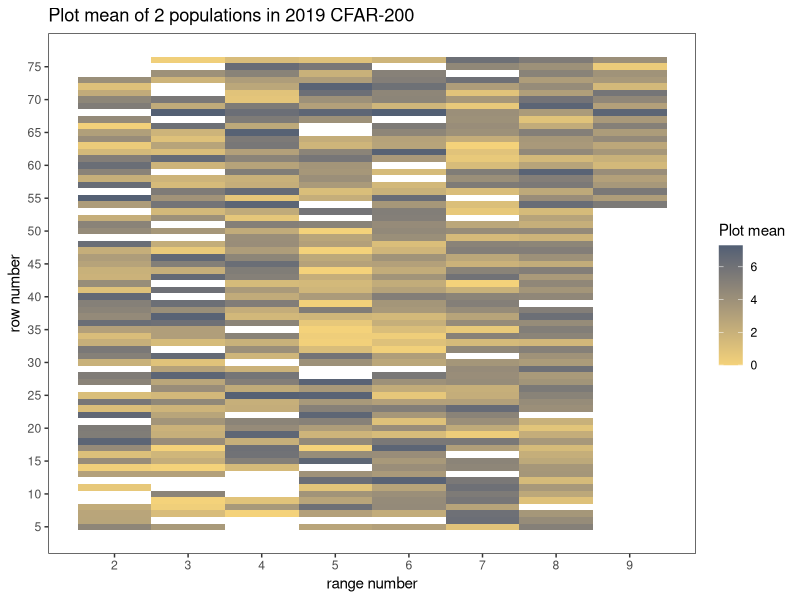
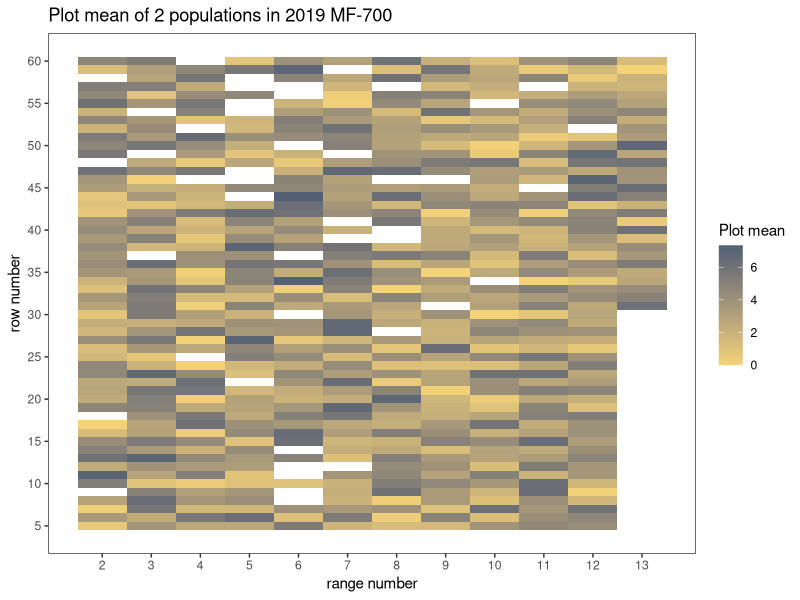

The R script that drew these images, in order:
## ---- chunk 1
tbbc3_18 <- read.csv("tbbc3_18_agg1.csv", header = TRUE)
tbbc3_19 <- read.csv("tbbc3_19_agg1.csv", header = TRUE)
z025_19 <- read.csv("z025_19_agg1.csv", header = TRUE)
## ---- chunk 2
tbbc3_18$plot <- as.factor(tbbc3_18$plot)
tbbc3_18$row_num <- as.factor(tbbc3_18$row_num)
tbbc3_18$range_num <- as.factor(tbbc3_18$range_num)
library(lme4)
fit_tbbc18_1 <- lmer(mean ~ plot + (1|row_num) + (1|range_num), tbbc3_18)
fit_tbbc18_2 <- lmer(mean ~ plot + (1|block), tbbc3_18)
fit_tbbc18_3 <- lmer(mean ~ plot + (1|row_num) + (1|range_num) + (1|block), tbbc3_18) # not able to converge
fit_tbbc18_4 <- lmer(mean ~ plot + (1|range_num) + (1|block), tbbc3_18)
fit_tbbc18_5 <- lmer(mean ~ plot + (1|range_num), tbbc3_18)

anova(fit_tbbc18_1,fit_tbbc18_2) # shouldn't use row and range model, not encough df
anova(fit_tbbc18_2, fit_tbbc18_4) # same
anova(fit_tbbc18_2, fit_tbbc18_5) # 5 is better
#summary(fit_tbbc18_2)
#summary(fit_tbbc18_5)

# i will go use the block 
## ---- chunk 3
############# tbbc3 in MF-700, 2019 #############
tbbc3_19_mf <- tbbc3_19[tbbc3_19$field == "MF-700",]
tbbc3_19_mf$range <- as.factor(tbbc3_19_mf$range)
tbbc3_19_mf$row <- as.factor(tbbc3_19_mf$row)
tbbc3_19_mf$block <- as.factor(tbbc3_19_mf$block)
tbbc3_19_mf$plot <- as.factor(tbbc3_19_mf$plot)
tbbc3_19_mf$rep <- as.factor(tbbc3_19_mf$rep)
# 2 reps here

# remove the single plant_id
tbbc3_19_mf1 <- tbbc3_19_mf[!duplicated(tbbc3_19_mf[,-c(1,3,7,19)]),]
library(lme4)
fit_tbbc19_mf_1 <- lmer(mean ~ plot + (1|range) + (1|row) + (1|rep:block) + (1|rep), tbbc3_19_mf1)
fit_tbbc19_mf_2 <- lmer(mean ~ plot + (1|range) + (1|row), tbbc3_19_mf1)
fit_tbbc19_mf_3 <- lmer(mean ~ plot + (1|rep:block) + (1|rep), tbbc3_19_mf1)
#summary(fit_tbbc19_mf_1) # nothing in block
#summary(fit_tbbc19_mf_2) # nothing in row
#summary(fit_tbbc19_mf_3) # nothing in block
fit_tbbc19_mf_4 <- lmer(mean ~ plot + (1|range), tbbc3_19_mf1)
anova(fit_tbbc19_mf_4,fit_tbbc19_mf_2) # only have range would be good enough
anova(fit_tbbc19_mf_4,fit_tbbc19_mf_3) # model 3 is better overall
## ---- chunk 4
############# tbbc3 in CFAR200, 2019 #############
tbbc3_19_cf <- tbbc3_19[tbbc3_19$field == "CFAR200",]
tbbc3_19_cf$range <- as.factor(tbbc3_19_cf$range)
tbbc3_19_cf$row <- as.factor(tbbc3_19_cf$row)
tbbc3_19_cf$block <- as.factor(tbbc3_19_cf$block)
tbbc3_19_cf$plot <- as.factor(tbbc3_19_cf$plot) 
# only one rep 

# remove the single plant_id

tbbc3_19_cf1 <- tbbc3_19_cf[!duplicated(tbbc3_19_cf[,-c(1,3,7,19)]),]
library(lme4)
fit_tbbc19_cf_1 <- lmer(mean ~ plot + (1|range) + (1|row) + (1|block), tbbc3_19_cf1)
fit_tbbc19_cf_2 <- lmer(mean ~ plot + (1|range) + (1|row), tbbc3_19_cf1)
fit_tbbc19_cf_3 <- lmer(mean ~ plot + (1|block), tbbc3_19_cf1)
# summary(fit_tbbc19_cf_1) # nothing in block, liitle in row
# summary(fit_tbbc19_cf_2) # nothing in row
# summary(fit_tbbc19_cf_3) # nothing in block
fit_tbbc19_cf_4 <- lmer(mean ~ plot + (1|range), tbbc3_19_cf1)
# summary(fit_tbbc19_cf_4)
anova(fit_tbbc19_cf_4,fit_tbbc19_cf_2) # only have range would be good enough
anova(fit_tbbc19_cf_4,fit_tbbc19_cf_3)
## ---- chunk 5
############# tbbc3 in MF-700, 2019 #############
z025_19_mf <- z025_19[z025_19$field == "MF-700",]
z025_19_mf$range <- as.factor(z025_19_mf$range)
z025_19_mf$row <- as.factor(z025_19_mf$row)
z025_19_mf$block <- as.factor(z025_19_mf$block)
z025_19_mf$plot <- as.factor(z025_19_mf$plot)
z025_19_mf$rep <- as.factor(z025_19_mf$rep) # 2 rep, block need to be nested within rep

# remove the single plant_id
z025_19_mf1 <- z025_19_mf[!duplicated(z025_19_mf[,-c(1,3,7,19)]),]
library(lme4)
fit_z025_19_mf_1 <- lmer(mean ~ plot + (1|range) + (1|row) + (1|rep:block) + (1|rep), z025_19_mf1)
fit_z025_19_mf_2 <- lmer(mean ~ plot + (1|range) + (1|row), z025_19_mf1)
fit_z025_19_mf_3 <- lmer(mean ~ plot + (1|rep:block) + (1|rep), z025_19_mf1)
#summary(fit_z025_19_mf_1) # nothing in row and range
#summary(fit_z025_19_mf_2) # nothing in row and range
#summary(fit_z025_19_mf_3) # block is good, but taking the rep
fit_z025_19_mf_4 <- lmer(mean ~ plot + (1|range), z025_19_mf1)
anova(fit_z025_19_mf_4,fit_z025_19_mf_2) # the same
anova(fit_z025_19_mf_4,fit_z025_19_mf_3) # model 3 is the better one
## ---- chunk 6
############# z025 in CFAR, 2019 #############
z025_19_cf <- z025_19[z025_19$field == "CFAR200",]
z025_19_cf$range <- as.factor(z025_19_cf$range)
z025_19_cf$row <- as.factor(z025_19_cf$row)
z025_19_cf$block <- as.factor(z025_19_cf$block)
z025_19_cf$plot <- as.factor(z025_19_cf$plot) 
z025_19_cf$rep <- as.factor(z025_19_cf$rep) 
# only one rep 

# remove the single plant_id
z025_19_cf1 <- z025_19_cf[!duplicated(z025_19_cf[,-c(1,3,7,19)]),]
library(lme4)
fit_z02519_cf_1 <- lmer(mean ~ plot + (1|range) + (1|row) + (1|rep) +(1|rep:block), z025_19_cf1) # not able to converge
fit_z02519_cf_2 <- lmer(mean ~ plot + (1|range) + (1|row), z025_19_cf1)
fit_z02519_cf_3 <- lmer(mean ~ plot + (1|rep) + (1|rep:block), z025_19_cf1)
#summary(fit_z02519_cf_1) # nothing in block, liitle in row
#summary(fit_z02519_cf_2) # range and row all sig
#summary(fit_z02519_cf_3) # nothing in rep
anova(fit_z02519_cf_1,fit_z02519_cf_2) # model 1 is better at ** level
anova(fit_z02519_cf_1,fit_z02519_cf_3) # model 1 is better at . level, use model 3
## ---- chunk 7
tbbc3_19_1 <- unique(tbbc3_19[,-c(1,3,7,19)])
library(lme4)
fit_tbbc_19_1 <- lmer(mean ~ plot + (1|field/rep/block), tbbc3_19_1)
fit_tbbc_19_2 <- lmer(mean ~ plot + (1|field) + (1|field:range) + (1|field:row), tbbc3_19_1)
anova(fit_tbbc_19_1,fit_tbbc_19_2) # no difference, the fit 1 is better
#summary(fit_tbbc_19_1)
#summary(fit_tbbc_19_2)

z025_19_1 <- z025_19[!duplicated(z025_19[,-c(1,3,7,19)]),]
library(lme4)
fit_z025_19_1 <- lmer(mean ~ plot + (1|field/rep/block), z025_19_1)
fit_z025_19_2 <- lmer(mean ~ plot + (1|field) + (1|field:range) + (1|field:row), z025_19_1)
#summary(fit_z025_19_1)
#summary(fit_z025_19_2)
anova(fit_z025_19_1,fit_z025_19_2) # model with block seems to be a better one
## ---- chunk 8
library(lme4)
# tbbc3 population in 2018
fit_tbbc18_mean <- lmer(mean ~ plot + (1|block), tbbc3_18)
fit_tbbc18_mummi <- lmer(mummi_rate ~ plot + (1|block), tbbc3_18)
fit_tbbc18_inci <- lmer(incidence_rate ~ plot + (1|block), tbbc3_18)

# combined environment analysis
fit_tbbc_mean <- lmer(mean ~ plot + (1|field/rep/block), tbbc3_19_1)
fit_tbbc_mummi <- lmer(mummi_rate ~ plot + (1|field/rep/block), tbbc3_19_1)
fit_tbbc_inci <- lmer(incidence_rate ~ plot + (1|field/rep/block), tbbc3_19_1)

fit_z025_mean <- lmer(mean ~ plot + (1|field/rep/block), z025_19_1)
fit_z025_mummi <- lmer(mummi_rate ~ plot + (1|field/rep/block), z025_19_1)
fit_z025_inci<- lmer(incidence_rate ~ plot + (1|field/rep/block), z025_19_1)

# single environment analysis
# tbbc3 in 2019 cfar need only include range in 
fit_tbbc19_cf_mean <- lmer(mean ~ plot + (1|range), tbbc3_19_cf1)
fit_tbbc19_cf_mummi <- lmer(mummi_rate ~ plot + (1|range), tbbc3_19_cf1) # my gut feeling is that mummified rate is not a good indicate here
fit_tbbc19_cf_inci <- lmer(incidence_rate ~ plot + (1|range), tbbc3_19_cf1)


## ---- chunk 9
# write a loop to calcaulte the range of coverage rating in the plot. 
library(readxl)
z025_19_raw <- read.csv("z025_19_raw.csv") # with raw data information for a population with 2 differnt fields
tbbc3_19_raw <- read.csv("tbbc3_19_raw.csv") 
c19_raw <- read.csv("c19_raw.csv") # cfar field with 2 populations in
m19_raw <- read.csv("m19_raw.csv")
c19 <- rbind(z025_19_cf1,tbbc3_19_cf1)
m19 <- rbind(z025_19_mf1,tbbc3_19_mf1)
 
# plot the cfar 2019 field, both z025 and tbbc3 populaiton
library(ggplot2)
c19$range <- as.numeric(as.character(c19$range))
c19$row <- as.numeric(as.character(c19$row))
p_c19 <- ggplot(c19, aes(x=range, y=row)) + 
  geom_tile(aes(fill=mean)) +
  theme_bw() + theme(panel.grid = element_blank()) +
  scale_fill_gradient(low = "#F4D27A", high = "#525f74") + 
  scale_x_continuous(breaks = seq(2,9,1)) +
  scale_y_continuous(breaks = seq(5,76,5)) +
  ggtitle("Plot mean of 2 populations in 2019 CFAR-200") +
  labs(fill = "Plot mean") + 
  xlab("range number") + 
  ylab("row number") 
 p_c19 
 
# plot the cfar 2019 field, both z025 and tbbc3 populaiton
library(ggplot2)
m19$range <- as.numeric(as.character(m19$range))
m19$row <- as.numeric(as.character(m19$row))
p_m19 <- ggplot(m19, aes(x=range, y=row)) + 
  geom_tile(aes(fill=mean)) +
  theme_bw() + theme(panel.grid = element_blank()) +
  scale_fill_gradient(low = "#F4D27A", high = "#525f74") + 
  scale_x_continuous(breaks = seq(2,13,1)) +
  scale_y_continuous(breaks = seq(5,60,5)) +
  ggtitle("Plot mean of 2 populations in 2019 MF-700") +
  labs(fill = "Plot mean") + 
  xlab("range number") + 
  ylab("row number") 
 p_m19 
## ---- chunk 10

